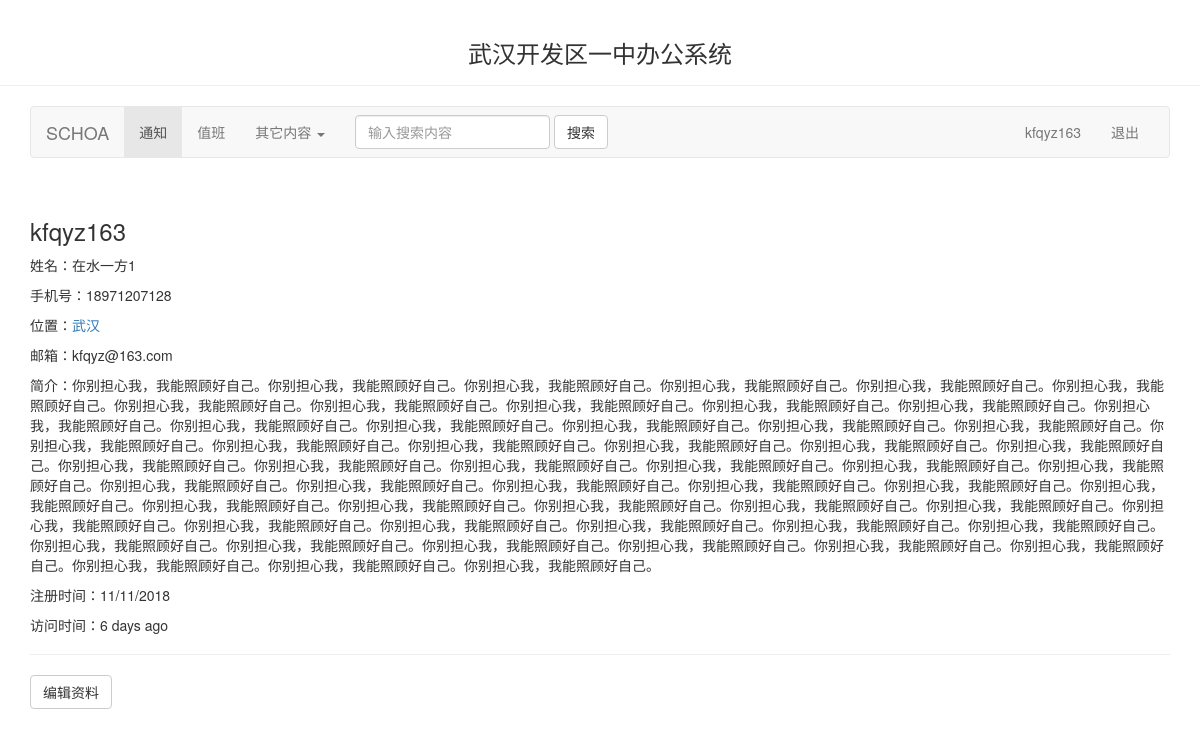
The page /user/kfqyz163 (signed in) on the database its author committed.
### app/models.py (models this page shows, shortened)
class User(UserMixin, db.Model):
    __tablename__ = 'users'
    id = db.Column(db.Integer, primary_key=True)
    username = db.Column(db.String(64), unique=True, index=True)
    email = db.Column(db.String(64), unique=True, index=True)
    phone_number = db.Column(db.Integer, unique=True, index=True)
    password_hash = db.Column(db.String(128))
    role_id = db.Column(db.Integer, db.ForeignKey('roles.id'))
    confirmed = db.Column(db.Boolean, default=False)
    name = db.Column(db.String(64))
    location = db.Column(db.String(64))
    about_me = db.Column(db.Text())
    member_since = db.Column(db.DateTime(), default=datetime.utcnow)
    last_seen = db.Column(db.DateTime(), default=datetime.utcnow)
    @property
    def password(self):
        raise AttributeError('密码不可读取！')
    def can(self, perm):
        return self.role is not None and self.role.has_permission(perm)
    def is_administrator(self):
        return self.can(Permission.ADMIN)
    def ping(self):
        self.last_seen = datetime.utcnow()
        db.session.add(self)

### app/main/views.py (the view)
@main.route('/user/<username>')
def user(username):
    user = User.query.filter_by(username=username).first_or_404()
    return render_template('user.html', user=user)

### app/auth/views.py (called while the page is built)
@auth.before_app_request
def before_request():
    if current_user.is_authenticated:
        current_user.ping()
        if not current_user.confirmed \
                and request.endpoint \
                and request.blueprint != 'auth' \
                and request.endpoint != 'static':
            return redirect(url_for('auth.unconfirmed'))

### app/main/__init__.py (called while the page is built)
@main.app_context_processor
def inject_permissions():
    return dict(Permission=Permission)

### app/models.py (called while the page is built)
@login_manager.user_loader
def load_user(user_id):
    return User.query.get(int(user_id))

    def has_permission(self, perm):
        return self.permissions & perm == perm

### app/templates/user.html (shortened to what this page needs)
{% extends "base.html" %}
{% block page_content %}
    <div class="page-header">
        <h3>{{ user.username }}</h3>
        {% if user == current_user %}
            {% if user.name %}<p>姓名：{{ user.name }}</p>{% endif %}
            {% if user.phone_number %}<p>手机号：{{ user.phone_number }}</p>{% endif %}
        {% endif %}
        {% if user.location %}
            <p>
                位置：<a href="http://maps.baidu.com/?q={{ user.location }}">{{ user.location }}</a>
            </p>
        {% endif %}
        {% if user.email %}<p>邮箱：{{ user.email }}</p>{% endif %}
        {% if user.about_me %}<p>简介：{{ user.about_me }}</p>{% endif %}
        <p>注册时间：{{ moment(user.member_since).format('L') }}</p>
        <p>访问时间：{{ moment(user.last_seen).fromNow() }}</p>
    </div>
    {% if current_user.is_administrator() %}
        <a class="btn btn-default" href="{{ url_for('.edit_profile_admin',id=user.id) }}">
            编辑资料
        </a>
    {% elif current_user == user %}
        <a class="btn btn-default" href="{{ url_for('.edit_profile') }}">
            编辑资料
        </a>
    {% endif %}
{% endblock %}

### app/templates/base.html (shortened to what this page needs)
{% extends 'bootstrap/base.html' %}
{% block navbar %}
    <div class="page-header" align="center"><h3>武汉开发区一中办公系统</h3></div>
    <div class="container">
        <nav class="navbar navbar-default">
            <div class="container-fluid">
                <div class="navbar-header">
                    <a class="navbar-brand" href="#">SCHOA</a>
                </div>
                <div class="collapse navbar-collapse" id="bs-example-navbar-collapse-1">
                    <ul class="nav navbar-nav">
                        <li class="active"><a href="#">通知 <span class="sr-only">(current)</span></a></li>
                        <li><a href="#">值班 </a></li>
                        <li class="dropdown">
                            <a href="#" class="dropdown-toggle" data-toggle="dropdown" role="button"
                               aria-haspopup="true" aria-expanded="false">其它内容 <span class="caret"></span></a>
                        </li>
                    </ul>
                    <form class="navbar-form navbar-left">
                        <div class="form-group">
                            <input type="text" class="form-control" placeholder="输入搜索内容">
                        </div>
                        <button type="submit" class="btn btn-default">搜索</button>
                    </form>
                    <ul class="nav navbar-nav navbar-right">
                        {% if current_user.is_authenticated %}
                            <li><a href="{{ url_for('main.user',username=current_user.username) }}">{{ current_user.username }}</a></li>
                            <li><a href="{{ url_for('auth.logout') }}">退出</a></li>
                        {% else %}
                            <li><a href="{{ url_for('auth.login') }}">登录</a></li>
                            <li><a href="{{ url_for('auth.register') }}">注册</a></li>
                        {% endif %}
                    </ul>
                </div>
            </div>
        </nav>
    </div>
{% endblock %}
{% block content %}
    <div class="container">
        {% block page_content %}{% endblock %}
    </div>
{% endblock %}

### rows shown on the page
User: username "kfqyz163", name "在水一方1", phone_number "18971207128", location "武汉", email "kfqyz@163.com", about_me "你别担心我，我能照顾好自己。你别担心我，我能照顾好自己。你别担心我，我能照顾好自己。你别担心我，我能照顾好自己。你别担心我，我能照顾好自己。你别担心我，我能照顾好自己。你别担心我，我能照顾好自己。你别担心我，我能照顾好自己。你别担心我，我能照顾好自己。你别担心我，我能照顾好自己。你别担心我，我能照顾好自己。你别担心我，我能照顾好自己。你别担心我，我能照顾好自己。你别担心我，我能照顾好自己。你别担心我，我能照顾好自己。你别担心我，我能照顾好自己。你别担心我，我能照顾好自己。你别担心我，我能照顾好自己。你别担心我，我能照顾好自己。你别担心我，我能照顾好自己。你别担心我，我能照顾好自己。你别担心我，我能照顾好自己。你别担心我，我能照顾好自己。你别担心我，我能照顾好自己。你别担心我，我能照顾好自己。你别担心我，我能照顾好自己。你别担心我，我能照顾好自己。你别担心我，我能照顾好自己。你别担心我，我能照顾好自己。你别担心我，我能照顾好自己。你别担心我，我能照顾好自己。你别担心我，我能照顾好自己。你别担心我，我能照顾好自己。你别担心我，我能照顾好自己。你别担心我，我能照顾好自己。你别担心我，我能照顾好自己。你别担心我，我能照顾好自己。你别担心我，我能照顾好自己。你别担心我，我能照顾好自己。你别担心我，我能照顾好自己。你别担心我，我能照顾好自己。你别担心我，我能照顾好自己。你别担心我，我能照顾好自己。你别担心我，我能照顾好自己。你别担心我，我能照顾好自己。你别担心我，我能照顾好自己。你别担心我，我能照顾好自己。你别担心我，我能照顾好自己。你别担心我，我能照顾好自己。你别担心我，我能照顾好自己。…", member_since "11/11/2018", last_seen "6 days ago"
